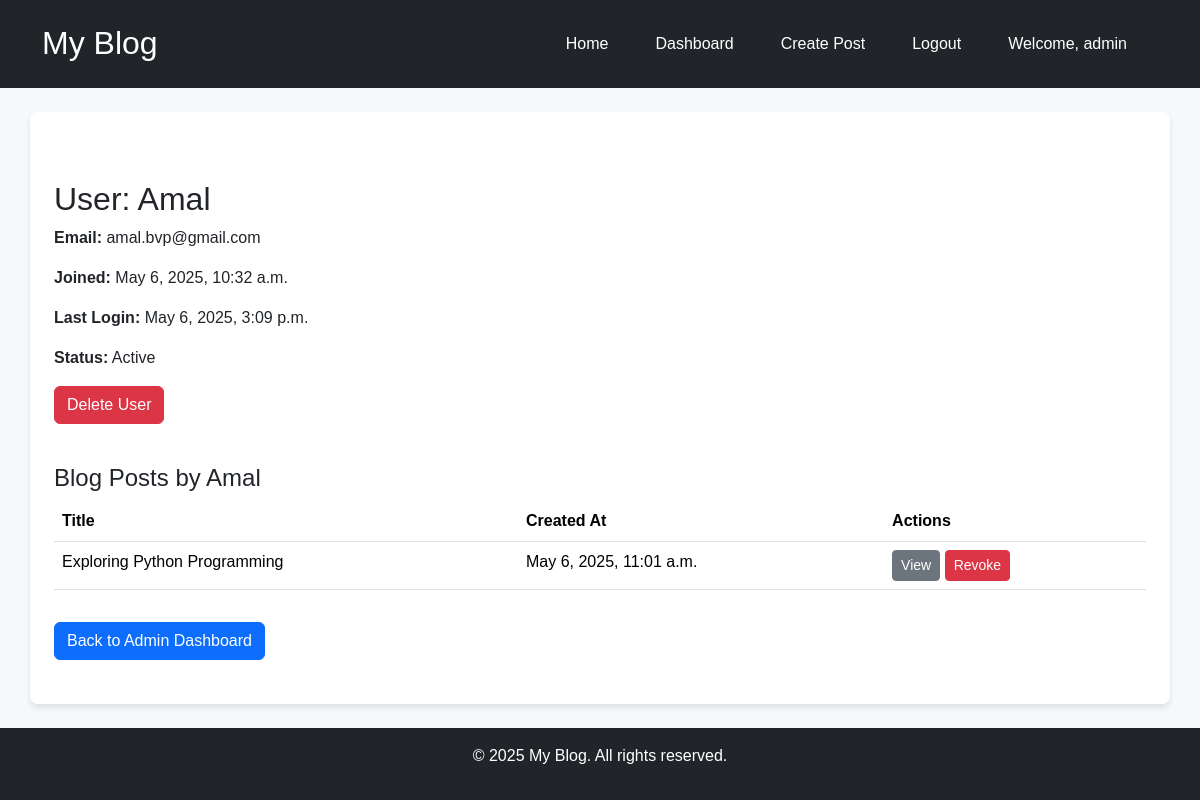
/admin-view-user/2/ (signed in), run on the app's committed database.
### blog/models.py (models this page shows, shortened)
class BlogPost(models.Model):
    title = models.CharField(max_length=255)
    slug = models.SlugField(unique=True, blank=True)  # For SEO-friendly URLs
    content = models.TextField()
    image = models.ImageField(upload_to='blog_images/', blank=True, null=True)
    tags = models.CharField(max_length=255, blank=True)  # Comma-separated tags
    author = models.ForeignKey(User, on_delete=models.CASCADE)
    created_at = models.DateTimeField(auto_now_add=True)
    updated_at = models.DateTimeField(auto_now=True)

### blog/views.py (the view)
# urls.py: path('admin-view-user/<int:user_id>/', views.admin_view_user, name='admin-view-user'),
@login_required
def admin_view_user(request, user_id):
    if not request.user.is_superuser:
        return redirect('index')
    user = get_object_or_404(User, id=user_id)
    posts = BlogPost.objects.filter(author=user)
    return render(request, 'blog/admin_view_user.html', {'user_obj': user, 'posts': posts})

### blog/templates/blog/admin_view_user.html (shortened to what this page needs)
{% extends 'blog/base.html' %}
{% block content %}
<div class="container mt-5">
    <h2>User: {{ user_obj.username }}</h2>
    <p><strong>Email:</strong> {{ user_obj.email }}</p>
    <p><strong>Joined:</strong> {{ user_obj.date_joined }}</p>
    <p><strong>Last Login:</strong> {{ user_obj.last_login }}</p>
    <p><strong>Status:</strong> {% if user_obj.is_active %}Active{% else %}Inactive{% endif %}</p>
    {% if not user_obj.is_superuser %}
        {% if user_obj != request.user %}
            <form method="post" action="{% url 'delete-user' user_obj.id %}" onsubmit="return confirm('Are you sure you want to delete this user?');">
                <button type="submit" class="btn btn-danger mb-3">Delete User</button>
            </form>
        {% else %}
            <p class="text-warning">You cannot delete your own account.</p>
        {% endif %}
    {% else %}
        <p class="text-muted">Admin users cannot be deleted.</p>
    {% endif %}
    <h4 class="mt-4">Blog Posts by {{ user_obj.username }}</h4>
    {% if posts %}
        <table class="table">
            <thead>
                <tr>
                    <th>Title</th>
                    <th>Created At</th>
                    <th>Actions</th>
                </tr>
            </thead>
            <tbody>
                {% for post in posts %}
                    <tr>
                        <td>{{ post.title }}</td>
                        <td>{{ post.created_at }}</td>
                        <td>
                            <a href="{% url 'post_detail' post.pk %}" class="btn btn-secondary btn-sm">View</a>
                            <a href="{% url 'revoke-blog' post.pk %}" class="btn btn-danger btn-sm" onclick="return confirm('Are you sure you want to revoke this post?');">Revoke</a>
                        </td>
                    </tr>
                {% endfor %}
            </tbody>
        </table>
    {% else %}
        <p>This user has not written any blog posts.</p>
    {% endif %}
    <a href="{% url 'admin-dashboard' %}" class="btn btn-primary mt-3">Back to Admin Dashboard</a>
</div>
{% endblock %}

### blog/templates/blog/base.html (shortened to what this page needs)
{% load static %}
<!DOCTYPE html>
<html lang="en">
<head>
    <link href="https://cdn.jsdelivr.net/npm/bootstrap@5.3.3/dist/css/bootstrap.min.css" rel="stylesheet">
    <link rel="stylesheet" href="{% static 'blog/css/style.css' %}">
</head>
<body>
    <header class="bg-dark text-white py-3">
        <div class="container d-flex flex-column flex-md-row align-items-center justify-content-between">
            <h1><a href="{% url 'index' %}" class="text-white text-decoration-none">My Blog</a></h1>
            <nav>
                <ul class="nav">
                    <li class="nav-item"><a href="{% url 'index' %}" class="nav-link text-white">Home</a></li>
                    {% if user.is_authenticated %}
                        <li class="nav-item"><a href="{% url 'dashboard' %}" class="nav-link text-white">Dashboard</a></li>
                        <li class="nav-item"><a href="{% url 'create_post' %}" class="nav-link text-white">Create Post</a></li>
                        <li class="nav-item"><a href="{% url 'logout' %}" class="nav-link text-white">Logout</a></li>
                        <li class="nav-item nav-link text-white">Welcome, {{ user.username }}</li>
                    {% else %}
                        <li class="nav-item"><a href="{% url 'login' %}" class="nav-link text-white">Login</a></li>
                        <li class="nav-item"><a href="{% url 'register' %}" class="nav-link text-white">Register</a></li>
                    {% endif %}
                </ul>
            </nav>
        </div>
    </header>
    <main class="container mt-4">
        {% block content %}{% endblock %}
    </main>
    <footer class="bg-dark text-white py-3 mt-4">
        <div class="container text-center">
            <p>&copy; 2025 My Blog. All rights reserved.</p>
        </div>
    </footer>
</body>
</html>

### blog/static/blog/css/style.css (style rules this page uses)
html, body { height: 100%; margin: 0; }
body { display: flex; flex-direction: column; min-height: 100%; background-color: #f8f9fa; font-family: Arial, sans-serif; }
header { background-color: #343a40; color: white; padding-top: 10px; padding-bottom: 10px; }
header h1 a { color: white; text-decoration: none; font-size: 32px; }
nav ul { padding-left: 0; list-style: none; }
nav ul li { display: inline; margin-right: 15px; }
nav ul li a { text-decoration: none; color: white; }
footer { background-color: #343a40; color: white; padding: 20px 0; text-align: center; margin-top: auto; }
main { background-color: white; padding: 20px; box-shadow: 0px 4px 6px rgba(0, 0, 0, 0.1); border-radius: 8px; margin-top: 20px; flex-grow: 1; }

### data on the page
BlogPost: title "Exploring Python Programming", created_at "May 6, 2025, 11:01 a.m."

### other printed values
{{ user.username }} "admin"
{{ user_obj.username }} "Amal"
{{ user_obj.email }} "amal.bvp@gmail.com"
{{ user_obj.date_joined }} "May 6, 2025, 10:32 a.m."
{{ user_obj.last_login }} "May 6, 2025, 3:09 p.m."
